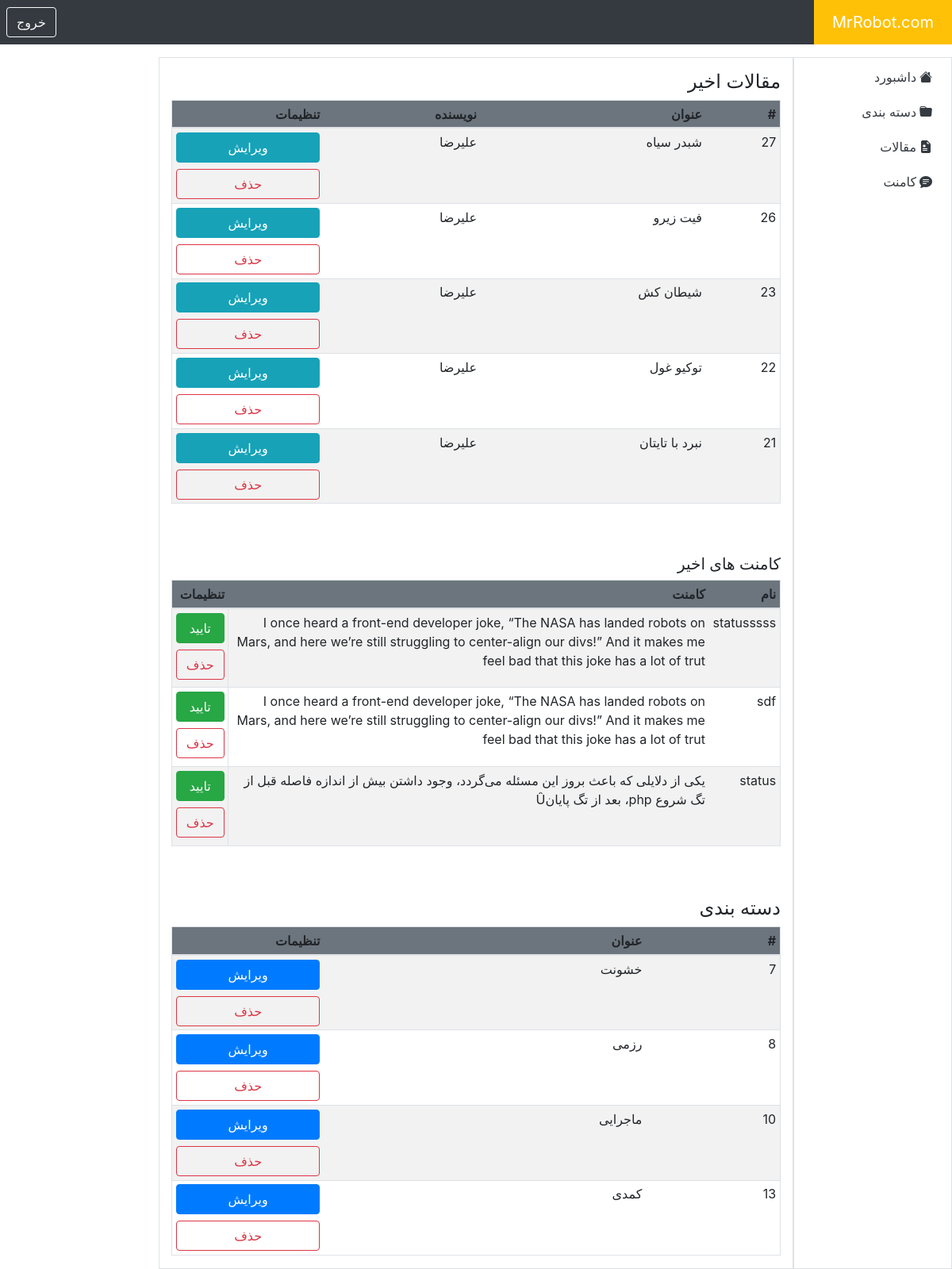
The page /admin/Aindex.php (signed in) on the database its author committed.
### tables this page shows
CREATE TABLE `posts` (
  `id` int(11) NOT NULL,
  `title` varchar(191) NOT NULL,
  `category_id` int(11) NOT NULL,
  `body` text NOT NULL,
  `author` varchar(191) NOT NULL,
  `image` varchar(191) NOT NULL,
  `prebody` text NOT NULL,
  `postactive` tinyint(11) NOT NULL DEFAULT 0
);

CREATE TABLE `comments` (
  `id` int(11) NOT NULL,
  `name` varchar(100) NOT NULL,
  `comment` text NOT NULL,
  `post_id` int(11) NOT NULL,
  `status` tinyint(1) NOT NULL DEFAULT 0,
  `email` varchar(100) NOT NULL
);

CREATE TABLE `categories` (
  `id` int(11) NOT NULL,
  `title` varchar(100) NOT NULL
);

### admin/Aindex.php (the view, shortened to what this page needs)
<?php
    include("./include/Aheader.php");
    $query_posts="SELECT * FROM posts ORDER BY id DESC";
    $posts = $db->query($query_posts);
    $query_comment= "SELECT * FROM comments WHERE status='0' ORDER BY id DESC";
    $comments = $db->query($query_comment);
    $query_categories= "SELECT * FROM categories ";
    $categories = $db->query($query_categories);
?>
<section>
    <div class="container-fluid">
        <div class="row ">
<?php include("./include/Asidebar.php") ?>
            <div role="main" class="col-9 col-sm-8  border text-right mt-3 pt-3">
                <h4>مقالات اخیر</h4>
                    <div class="table-responsive">
                        <table class="table table-striped table-sm border">
                            <thead>
                                <tr class="bg-secondary">
                                    <th>#</th>
                                    <th>عنوان</th>
                                    <th>نویسنده</th>
                                    <th class="w-25">تنظیمات</th>
                                </tr>
                            </thead>
                            <tbody>
                    <?php
                            if($posts->rowCount() > 0){
                            foreach($posts as $post){
                                ?>
                                <tr>
                                    <td> <?php echo $post['id'] ?></td>
                                    <td> <?php echo $post['title'] ?></td>
                                    <td> <?php echo $post['author'] ?></td>
                                    <td>
                                        <a href="edit_post.php?id=<?php echo $post['id'] ?>" class="btn-block btn btn-info">ویرایش</a>
                                        <a href="Aindex.php?entity=post&action=delete&id=<?php echo $post['id'] ?>" class="btn-block btn btn-outline-danger">حذف</a>
                                    </td>
                                </tr>
                                <?php
                                }
                            }
                                ?>
                            </tbody>
                        </table>
                    </div>
                    <h5 class="mt-5">کامنت های اخیر</h5>
                    <div class="table-responsive">
                            <table class="table table-striped table-sm border ">
                                <thead style="overflow: hidden !important;">
                                    <tr id="comment-head" class="bg-secondary " >
                                        <th>نام</th>
                                        <th >کامنت</th>
                                        <th >تنظیمات</th>
                                    </tr>
                                </thead>
                                <tbody >
                                <?php
                                    if($comments->rowCount() > 0){
                                        foreach($comments as $comment){
                                            ?>
                                            <tr >
                                                <td > <?php echo substr($comment['name'],0,10)  ?></td>
                                                <td > <?php echo substr($comment['comment'],0,200) ?></td>
                                                        <td class="border" style="height: 100px !important;">
                                                                <a href="Aindex.php?entity=comment&action=approve&id=<?php echo $comment['id'] ?>" class="btn-block btn btn-success">تایید</a>
                                                                <a href="Aindex.php?entity=comment&action=delete&id=<?php echo $comment['id'] ?>" class="btn-block btn btn-outline-danger">حذف</a>
                                                        </td>
                                            </tr>
                                            <?php
                                        }
                                    }
                                ?>
                                </tbody>
                            </table>
                    </div>
                    <h4 class="mt-5">دسته بندی</h4>
                    <div class="table-responsive">
                        <table class="table table-striped table-sm border">
                            <thead>
                                <tr class="bg-secondary">
                                    <th>#</th>
                                    <th>عنوان</th>
                                    <th class="w-25">تنظیمات</th>
                                </tr>
                            </thead>
                            <tbody>
                    <?php
                            if($categories->rowCount() > 0){
                            foreach($categories as $category){
                                ?>
                                <tr>
                                    <td> <?php echo $category['id'] ?></td>
                                    <td> <?php echo $category['title'] ?></td>
                                    <td>
                                        <a href="edit_category.php?id=<?php echo $category['id'] ?>" class="btn-block btn btn-primary">ویرایش</a>
                                        <a href="Aindex.php?entity=category&action=delete&id=<?php echo $category['id'] ?>" class="btn-block btn btn-outline-danger">حذف</a>
                                    </td>
                                </tr>
                                <?php
                                }
                            } else {
                                ?>
                                <div class="alert alert-danger text-right" role="alert">
                                    دسته بندی ای یافت نشد!
                                </div>
                                <?php
                            }
                                ?>
                            </tbody>
                        </table>
                    </div>
            </div>
        </div>
    </div>
</section>

### admin/css/Astyles.css (style rules this page uses)
* { direction: rtl !important; }
body { margin: 0; padding: 0; box-sizing: border-box; }
.container-fluid { position:relative !important; }

### rows shown on the page
posts: id "27", title "شبدر سیاه", author "علیرضا"
posts: id "26", title "فیت زیرو", author "علیرضا"
posts: id "23", title "شیطان کش", author "علیرضا"
posts: id "22", title "توکیو غول", author "علیرضا"
posts: id "21", title "نبرد با تایتان", author "علیرضا"
comments: name "statusssss", comment "I once heard a front-end developer joke, “The NASA has landed robots on Mars, and here we’re still struggling to center-align our divs!” And it makes me feel bad that this joke has a lot of trut"
comments: name "sdf", comment "I once heard a front-end developer joke, “The NASA has landed robots on Mars, and here we’re still struggling to center-align our divs!” And it makes me feel bad that this joke has a lot of trut"
comments: name "status", comment "یکی از دلایلی که باعث بروز این مسئله می‌گردد، وجود داشتن بیش از اندازه فاصله قبل از تگ شروع php، بعد از تگ پایانÛ"
categories: id "7", title "خشونت"
categories: id "8", title "رزمی"
categories: id "10", title "ماجرایی"
categories: id "13", title "کمدی"
